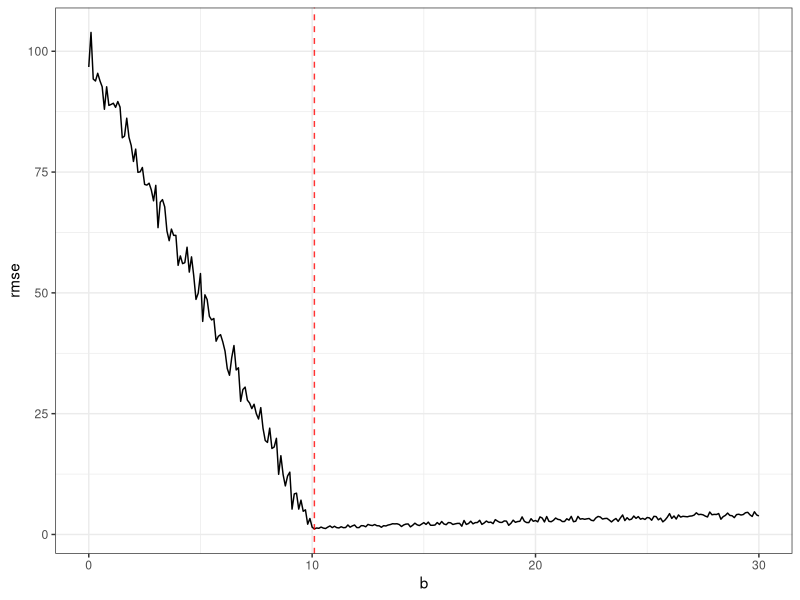
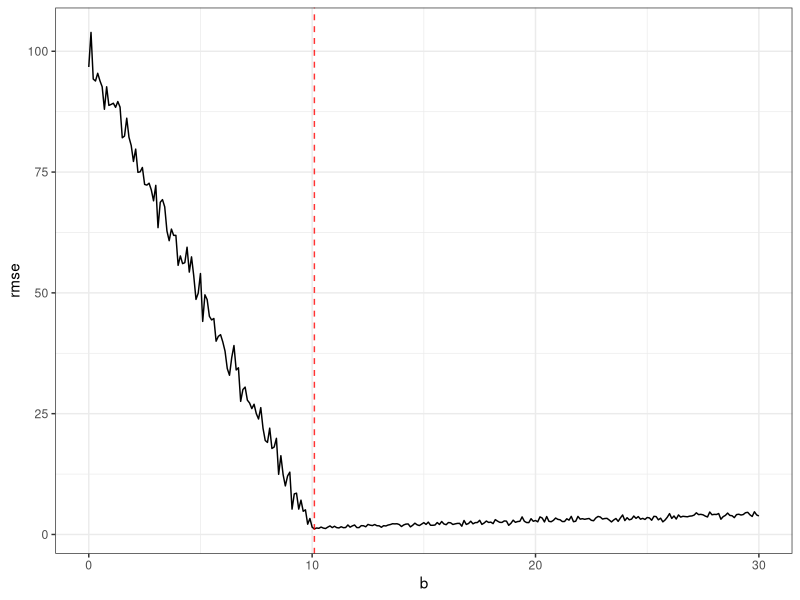

These charts were generated, in order, by the following R code:
##
## q2.r
##
## Evaluating DP algorithms with synthetic data
##
## JH 2019/03/10
##



##3 PART (A)
# data generating process
dgp <- function (n, lambda=10) {
  rpois(n, lambda)
}



### PART (B)

# sign function
sgn <- function(x) {
  return(ifelse(x < 0, -1, 1))
}

# laplace random draws
rlap <- function(mu=0, s=1, size=1) {
  p <- runif(size) - 0.5
  draws <- mu - s * sgn(p) * log(1 - 2 * abs(p))
  draws
}

# clamping helper function
clamp <- function (data, a, b) {
  data.clamped <- data
  data.clamped[data < a] <- a
  data.clamped[data > b] <- b
  data.clamped
}

# differentially private mechanism (clamping)
dpclamping <- function (data, epsilon, a=0, b) {
  mean.actual <- mean(data)
  
  # generate noise by Laplace mechanism
  data.len <- length(data)
  sensitivity <- (b - a) / data.len
  laplace.shift <- sensitivity / epsilon
  noise <- rlap(s=laplace.shift, size=1)
  
  # inject noise
  mean.noisy <- mean.actual + noise
  
  # apply clamping
  mean.clamped <- clamp(mean.noisy, a, b)
}



### PART (C)

# parameters
n <- 200
epsilon <- 0.5
b.seq <- seq(0, 30, by=0.1)
b.num <- length(b.seq)


# calculate RMSE
rmse <- function (data, m) {
  sqrt(sum((data - m)^2))
}

n.trials <- 100
rmses <- vector("numeric", b.num)
for (i in 1:b.num) {
  # generate data
  data.poisson <- dgp(n, lambda=10)
  
  dpmeans <- vector("numeric", n.trials)
  for (j in 1:n.trials) {
    # calculate dp query of mean
    dpmeans[j] <- dpclamping(data=data.poisson, epsilon=epsilon, b=b.seq[i])
  }
  # calculate and store RMSE
  rmses[i] <- rmse(dpmeans, m=mean(data.poisson))
}


# find index of minimum RMSE (optimal value of b)
b.optimal <- b.seq[which.min(rmses)]; b.optimal

#plot(b.seq, rmses, type='l') # uncomment if no ggplot

# visualize
rmsedata <- data.frame(b=b.seq, rmse=rmses)
library(ggplot2)
clamping.plot <- ggplot(rmsedata, aes(x=b, y=rmse)) +
  geom_line() +
  geom_vline(xintercept=b.optimal, color="red", alpha=0.8, linetype="dashed") +
  theme_bw()
clamping.plot
ggsave("clamping.jpg", clamping.plot)
